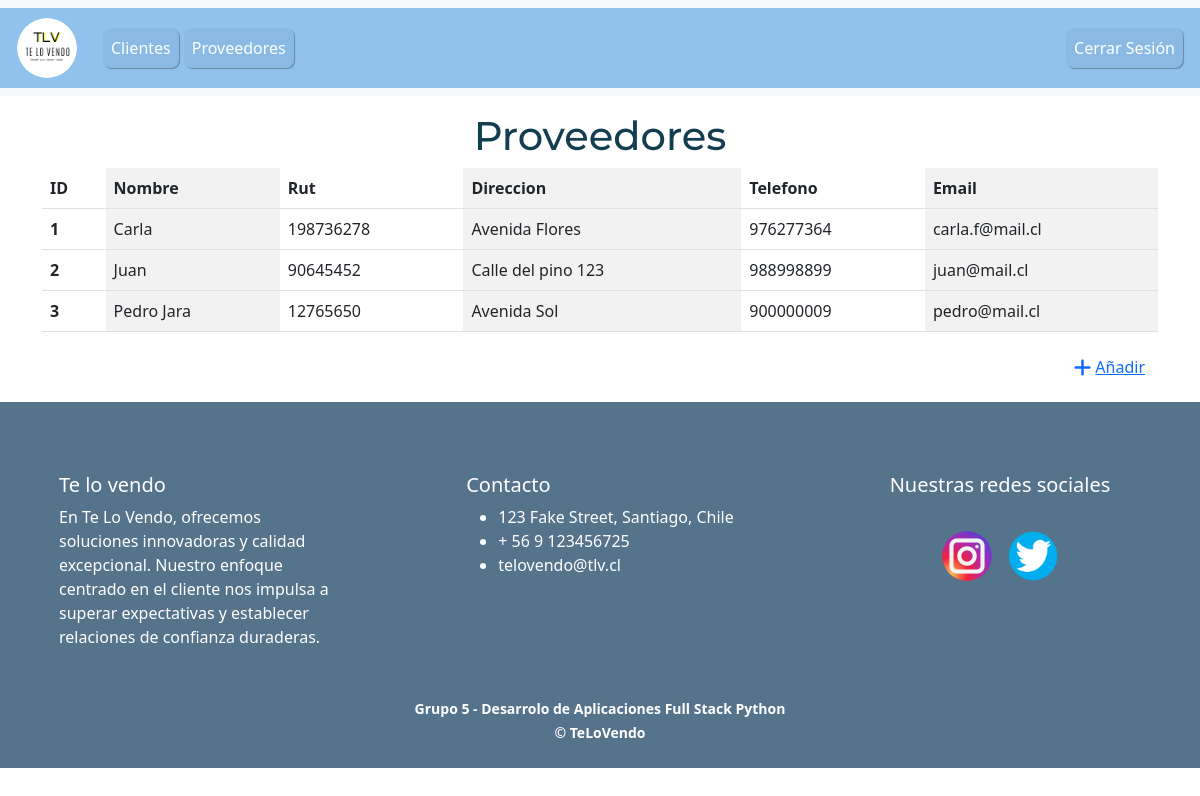
Page /proveedores/ (signed in) on the committed database.
### telovendoapp/models.py (models this page shows)
class Proveedores(models.Model):
    nombre = models.CharField(max_length=50, blank=False, null=True)
    rut = models.CharField(max_length=12, blank=False)
    direccion = models.CharField(max_length=50, blank=False, null=True)
    telefono = models.CharField(max_length=12, blank=False, null=True)
    email = models.EmailField(max_length=50, blank=False, null=True)

### telovendoapp/views.py (the view)
# urls.py: path('proveedores/', views.ProveedoresView.as_view(), name='proveedores'),
@method_decorator(login_required, name='dispatch')
class ProveedoresView(TemplateView):
    template_name = "proveedores.html"
    def get(self, request):
        proveedores = Proveedores.objects.all()
        context = {"proveedores": proveedores}
        return render(request, "proveedores.html", context)

### telovendoapp/templates/proveedores.html (shortened to what this page needs)
{% extends "base.html" %}
    {% block body %}
    <h1 class="titulo">Proveedores</h1>
    <table class="table table-striped-columns">
        <thead>
            <tr>
                <th scope="col">ID</th>
                <th scope="col">Nombre</th>
                <th scope="col">Rut</th>
                <th scope="col">Direccion</th>
                <th scope="col">Telefono</th>
                <th scope="col">Email</th>
            </tr>
        </thead>
        <tbody>
            {% for proveedor in proveedores %}
            <tr>
                <th scope="row">{{ proveedor.id }}</th>
                <td>{{ proveedor.nombre }}</td>
                <td>{{ proveedor.rut }}</td>
                <td>{{ proveedor.direccion }}</td>
                <td>{{ proveedor.telefono }}</td>
                <td>{{ proveedor.email }}</td>
            </tr>
            {% endfor %}
        </tbody>
    </table>
    <div class="text-end">
    <button type="button" onclick="window.location.href='{% url 'registro_proveedores' %}'" class="btn btn-link">
        <i class="fa-solid fa-plus fa-lg"></i><span class="ms-1">Añadir</span>
    </button>
    </div>
    {% endblock %}

### telovendoapp/templates/base.html (shortened to what this page needs)
{% load static %}
<!DOCTYPE html>
<html lang="es">
<head>
    <link href="https://cdn.jsdelivr.net/npm/bootstrap@5.3.0/dist/css/bootstrap.min.css"
    rel="stylesheet">
    <link href="https://cdnjs.cloudflare.com/ajax/libs/font-awesome/6.4.0/css/all.min.css" rel="stylesheet">
    <link href="{% static 'assets/css/style.css' %}" rel="stylesheet" type="text/css" >
</head>
<body>
  {% block navegacion %}
  {% if user.is_authenticated %}
  <nav class="navbar navbar-expand-lg bg-body-tertiary">
    <div class="container-fluid">
      <a class="navbar-brand" href="{% url 'index' %}"><img src="{% static 'assets/imagenes/logotlv.png' %}"
        alt="logo" width="60px" height="auto"></a>
      <div class="collapse navbar-collapse ms-auto" id="navbarNavDropdown">
        <ul class="navbar-nav">
          <li class="nav-item botoncito">
            <a class="nav-link" href="{% url 'clients' %}">Clientes</a>
          </li>
          <li class="nav-item botoncito">
            <a class="nav-link" href="{% url 'proveedores' %}">Proveedores</a>
          </li>
        </ul>
        <ul class="navbar-nav ms-auto">
            <li class="nav-item logclass botoncito">
              <a class="nav-link" href="{% url 'logout' %}">Cerrar Sesión</a>
            </li>
        </ul>
      </div>
    </div>
  </nav>
  {% endif %}
  {% endblock navegacion %}
  <div class="container my-3 contenido">
    {% block body %} {% endblock body %}
  </div>
{% block footer %}
  <footer id="sticky-footer" class="flex-shrink-0 py-4 text-white-50 footerbase">
    <div class="row row-cols-1 row-cols-md-3 g-4 futer">
      <div class="col futer">
        <div id="card-footer" class="card h-100">
          <div class="card-body">
            <h5 class="card-title">Te lo vendo</h5>
            <p class="card-text">En Te Lo Vendo, ofrecemos soluciones innovadoras y calidad excepcional. Nuestro enfoque centrado en el cliente nos impulsa a superar expectativas y establecer relaciones de confianza duraderas.</p>
          </div>
        </div>
      </div>
      <div class="col futer">
        <div id="card-footer" class="card h-100">
          <div class="card-body">
            <h5 class="card-title">Contacto</h5>
            <ul>
              <li>
                123 Fake Street, Santiago, Chile
              </li>
              <li>
                + 56 9 123456725
              </li>
              <li>
                telovendo@tlv.cl
              </li>
            </ul>
          </div>
        </div>
      </div>
      <div class="col futer">
        <div id="card-footer" class="card h-100">
          <div class="card-body">
            <h5 class="card-title">Nuestras redes sociales</h5>
            <div>
              <div class="redes">
                <a class="d-inline-flex r mb-2"
                  href="https://www.instagram.com/"> <img class="redesimg mb-4" src="{% static 'assets/imagenes/instagram.png'%}" alt=" instagram"
                  width="50px" height="auto">
                </a>
                <a class="d-inline-flex  mb-2"
                    href="https://www.twitter.com/">
                  <img class="redesimg mb-4" src="{% static 'assets/imagenes/twitter.png'%}" alt="twitter" width="50px" height="auto">
                </a>
              </div>
            </div>
          </div>
        </div>
    </div>
    <div id="brand" class="container text-center">
        <small>Grupo 5 - Desarrolo de Aplicaciones Full Stack Python &copy; TeLoVendo</small>
    </div>
</footer>
{% endblock footer %}
</body>
</html>

### static/assets/css/style.css (style rules this page uses)
.contenido { height: 100%; margin-bottom: auto; }
.titulo { font-family: 'Montserrat', sans-serif; font-weight: 500; color: rgb(19, 62, 80); text-align: center; }
#sticky-footer { background-color: #56738C; }
#card-footer { background-color: #56738C; color: white; border-color: #56738C; align-items: center; padding: 30px; }
#brand { font-weight: bold; color: white; }
.redes { text-align: center; padding: 20px; }
.redesimg { position: relative; border-radius: 50%; transition: 0.3s; margin: 6px; }
nav div { background-color: #91C2ED; }
.botoncito { color:white; list-style: none; background-color: #8ABAE3; border-radius: 8px; box-shadow: 1px 1px 1px rgba(0,0,0,0.3); transition: 0.3s; margin-right: 5px }
.nav-link { text-decoration: none; color: white; }
nav img { border-radius: 30px; margin: 5px; margin-right: 10px; background-color: transparent; transition: 0.3s }
.futer { margin: 0px; }
footer { position: relative; margin-bottom: 0px; margin-top: auto }

### rows in the picture
Proveedores: id "1", nombre "Carla", rut "198736278", direccion "Avenida Flores", telefono "976277364", email "carla.f@mail.cl"
Proveedores: id "2", nombre "Juan", rut "90645452", direccion "Calle del pino 123", telefono "988998899", email "juan@mail.cl"
Proveedores: id "3", nombre "Pedro Jara", rut "12765650", direccion "Avenida Sol", telefono "900000009", email "pedro@mail.cl"
